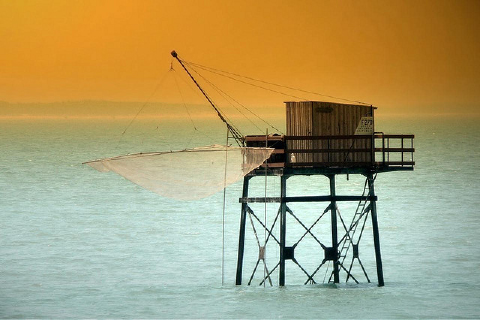
#> input picture DataScience/AnacondaProjects/images/fishing_house.jpg, 480 x 320 px
$ python opencv_detecting_orb.py
#> lines starting #> are read from the running program, lines starting #| are printed output that depends on the picture; after the words box and inside, x2 and y2 are one past the last pixel; in counts of white or black regions, pixels touching at a corner belong together
import cv2
import numpy as np

input_image = cv2.imread('./images/fishing_house.jpg')
#> input_image is the input picture: shape (320, 480, 3); mean B, G, R 114.8, 160.3, 173.2
gray_image = cv2.cvtColor(input_image, cv2.COLOR_BGR2GRAY)
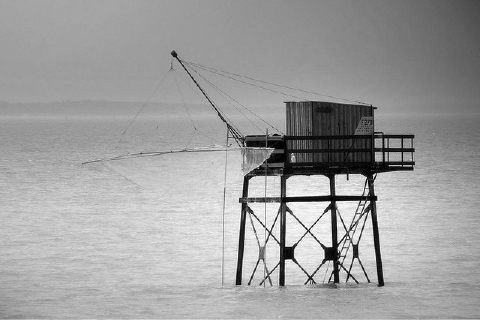
#> gray_image: shape (320, 480); min 0, max 255, mean 158.9

orb = cv2.ORB_create()
keypoints = orb.detect(gray_image, None)
#> keypoints = 500 keypoints; strongest (x, y, size): (329, 203, 31), (348, 228, 31), (328, 192, 44.6), (282, 199, 64.3)
keypoints, descriptors = orb.compute(gray_image, keypoints)

cv2.drawKeypoints(input_image, keypoints, input_image, color=(0,255,0))
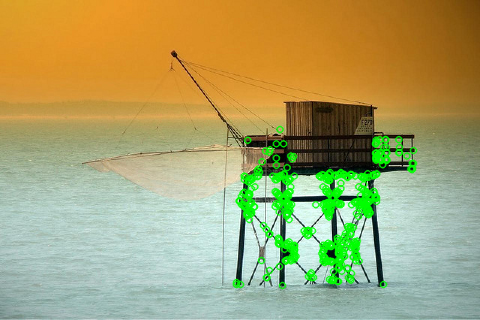
#> input_image: shape (320, 480, 3); 5.64% of pixels changed, all inside (x1, y1, x2, y2) = (232, 125, 418, 290)

cv2.imshow('ORB keypoints', input_image)
cv2.waitKey()

$ run again, with DataScience/AnacondaProjects/images/beach.jpg copied over DataScience/AnacondaProjects/images/fishing_house.jpg
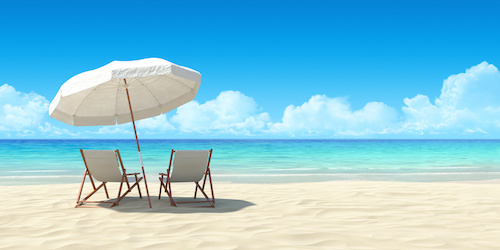
#> input picture DataScience/AnacondaProjects/images/beach.jpg, 500 x 250 px
#> input_image is the input picture: shape (250, 500, 3); mean B, G, R 220.1, 198.8, 133.3
#> `gray_image = cv2.cvtColor(input_image, cv2.COLOR_BGR2GRAY)`:
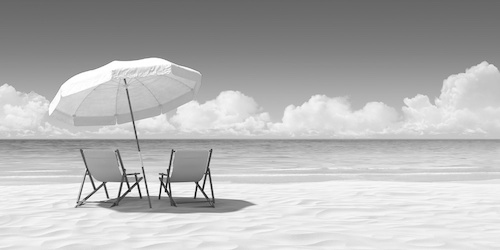
#> gray_image: shape (250, 500); min 0, max 255, mean 181.6
#> keypoints = 454 keypoints; strongest (x, y, size): (131, 185, 31), (135, 187, 31), (200, 188, 31), (127, 189, 31)
#> `cv2.drawKeypoints(input_image, keypoints, input_image, color=(0,255,0))`:
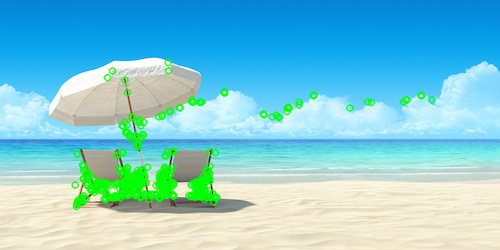
#> input_image: shape (250, 500, 3); 5.33% of pixels changed, all inside (x1, y1, x2, y2) = (70, 58, 437, 211)

$ run again, with DataScience/AnacondaProjects/images/ducks.jpg copied over DataScience/AnacondaProjects/images/fishing_house.jpg
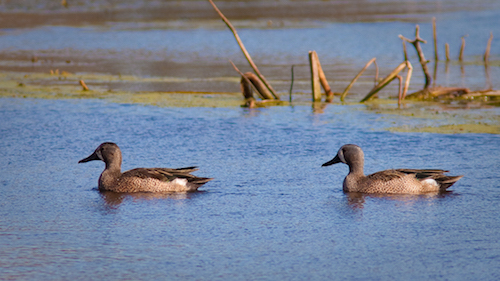
#> input picture DataScience/AnacondaProjects/images/ducks.jpg, 500 x 281 px
#> input_image is the input picture: shape (281, 500, 3); mean B, G, R 148.8, 130.3, 119.6
#> `gray_image = cv2.cvtColor(input_image, cv2.COLOR_BGR2GRAY)`:
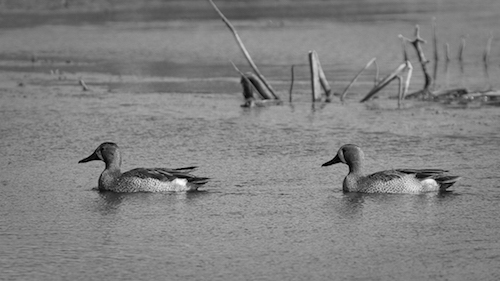
#> gray_image: shape (281, 500); min 0, max 251, mean 129.2
#> keypoints = 475 keypoints; strongest (x, y, size): (185, 181, 31), (184, 179, 37.2), (183, 179, 44.6), (183, 181, 53.6)
#> `cv2.drawKeypoints(input_image, keypoints, input_image, color=(0,255,0))`:
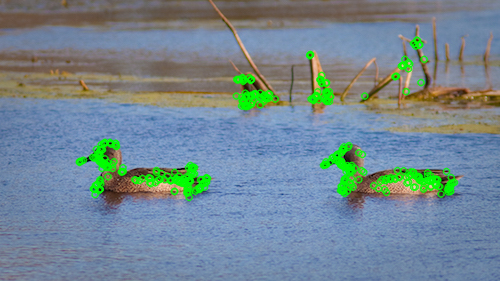
#> input_image: shape (281, 500, 3); 5.4% of pixels changed, all inside (x1, y1, x2, y2) = (75, 36, 459, 202)

$ run again, with DataScience/AnacondaProjects/images/house.jpg copied over DataScience/AnacondaProjects/images/fishing_house.jpg
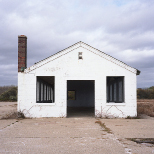
#> input picture DataScience/AnacondaProjects/images/house.jpg, 154 x 154 px
#> input_image is the input picture: shape (154, 154, 3); mean B, G, R 185.3, 179.6, 183.6
#> `gray_image = cv2.cvtColor(input_image, cv2.COLOR_BGR2GRAY)`:
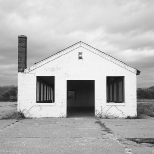
#> gray_image: shape (154, 154); min 15, max 246, mean 181.4
#> keypoints = 196 keypoints; strongest (x, y, size): (67, 81, 31), (92, 80, 31), (37, 77, 31), (107, 77, 31)
#> `cv2.drawKeypoints(input_image, keypoints, input_image, color=(0,255,0))`:
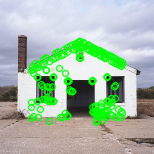
#> input_image: shape (154, 154, 3); 15.42% of pixels changed, all inside (x1, y1, x2, y2) = (27, 37, 127, 127)
